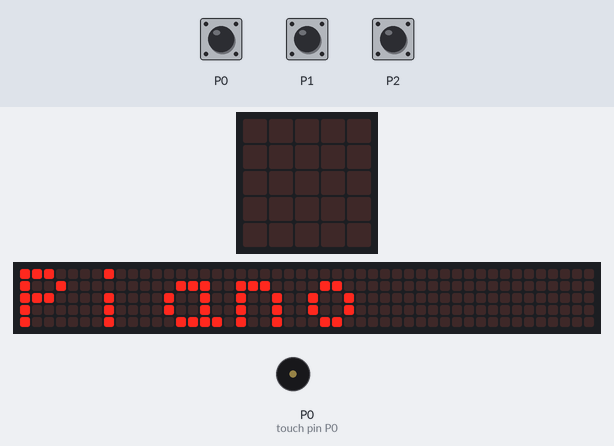
Bench run of a program on a simulated BBC micro:bit (MakeCode). On the bench: the board's 5×5 LED display, a strip that is not on the board, showing the scrolling text unrolled, buzzer (waves = sounding). The test bench sets the inputs (shaded band). The 48×5 strip is a reading aid, not a part: it shows the text the display is scrolling, unrolled, one strip-width of it at a time.

Above: at 7.4 s.
9.1 s: touch pin P0 pressed for 0.15 s
At 10.0 s:
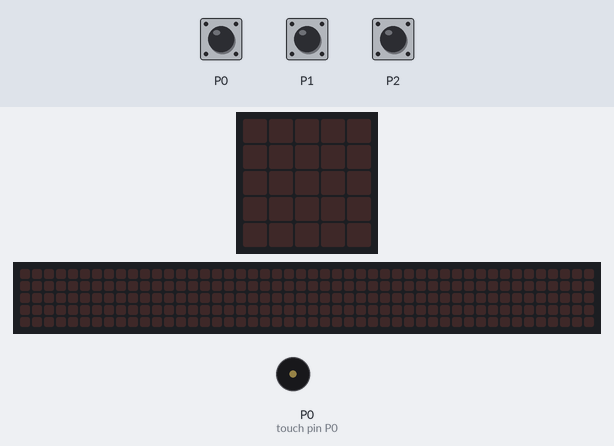
12.2 s: touch pin P1 pressed for 0.15 s
At 14.7 s:
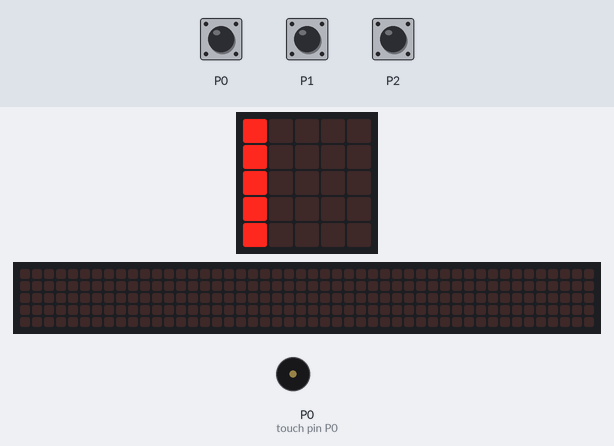
15.3 s: touch pin P2 pressed for 0.15 s
At 17.7 s:
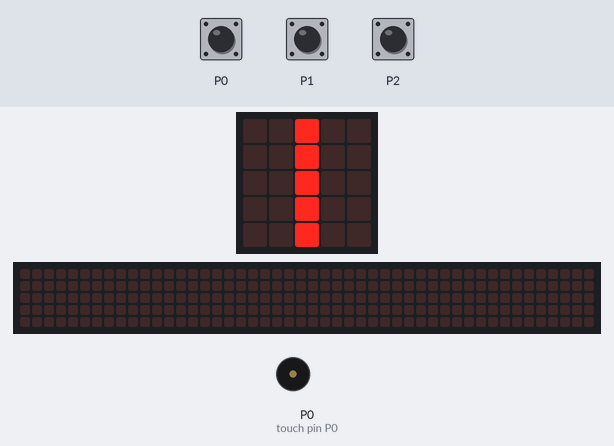
18.4 s: touch pin P0 pressed for 0.15 s
At 19.3 s:
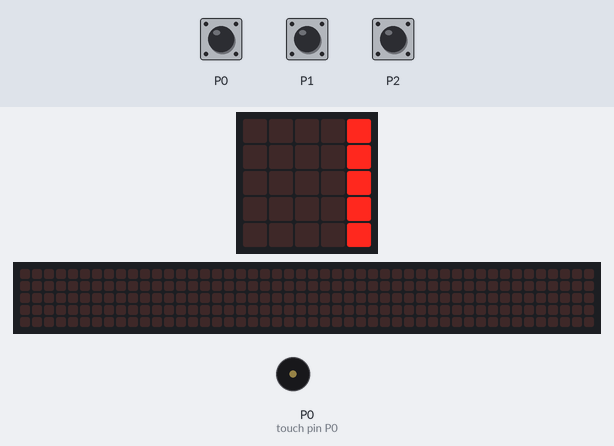
Timing chart, 0 to 21.4 s (numbered marks = the images above; inputs shaded):
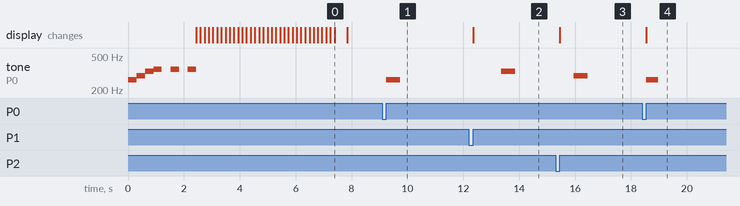

The program:

main.ts
```typescript
input.onPinPressed(TouchPin.P0, function () {
    music.playMelody("C - - - - - - - ", 120)
    basic.showLeds(`
        # . . . .
        # . . . .
        # . . . .
        # . . . .
        # . . . .
        `)
})
input.onPinPressed(TouchPin.P2, function () {
    music.playMelody("- D - - - - - - ", 120)
    basic.showLeds(`
        . . . . #
        . . . . #
        . . . . #
        . . . . #
        . . . . #
        `)
})
input.onPinPressed(TouchPin.P1, function () {
    music.playMelody("- - E - - - - - ", 120)
    basic.showLeds(`
        . . # . .
        . . # . .
        . . # . .
        . . # . .
        . . # . .
        `)
})
music.playMelody("C D E F - F - F ", 200)
basic.showString("Piano")
```

test.ts
```typescript
// testes vão aqui; isto não será compilado quando este pacote for usado como uma extensão.
```

Measured:
- after the input at 9.1 s, tone on P0 (touch pin P0): silent → 262 Hz after 0.15 s, → silent 0.50 s later
- after the input at 12.2 s, tone on P0 (touch pin P0): silent → 330 Hz after 1.2 s, → silent 0.50 s later
- after the input at 15.3 s, tone on P0 (touch pin P0): silent → 294 Hz after 0.66 s, → silent 0.50 s later
- after the input at 18.4 s, tone on P0 (touch pin P0): silent → 262 Hz after 0.15 s, → silent 0.43 s later
- what the display in image 0 shows lasts 0.4 s, from 7.4 s to 7.8 s
